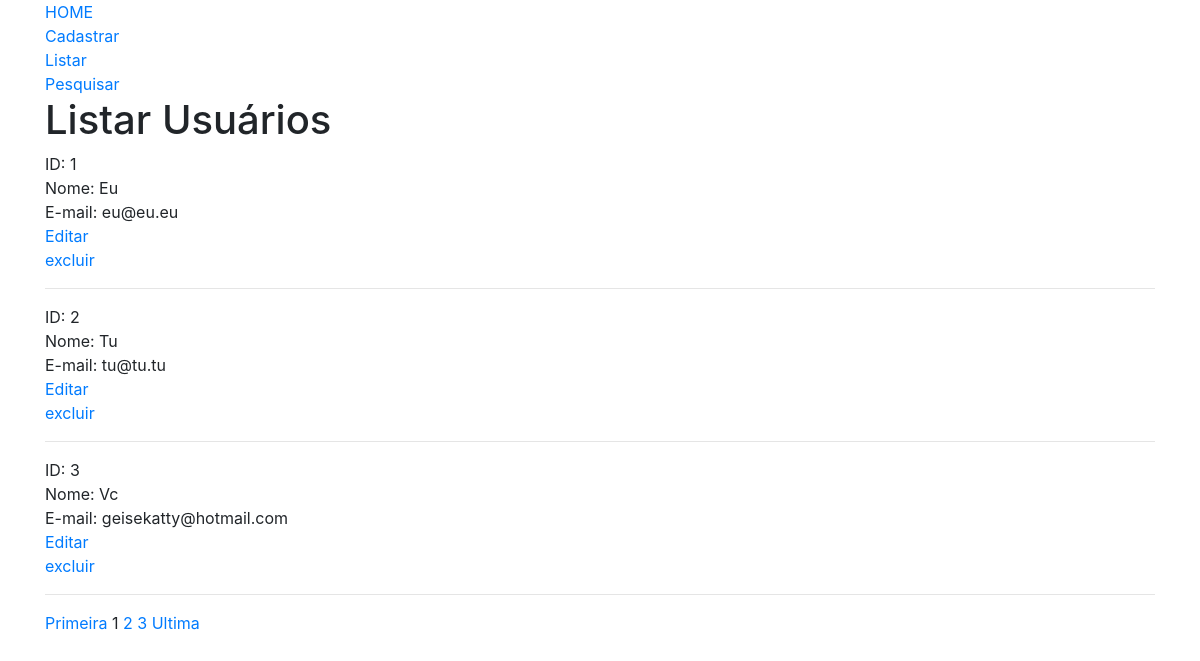
Page /funcionario/listar-usuarios.php on the earlier database version.
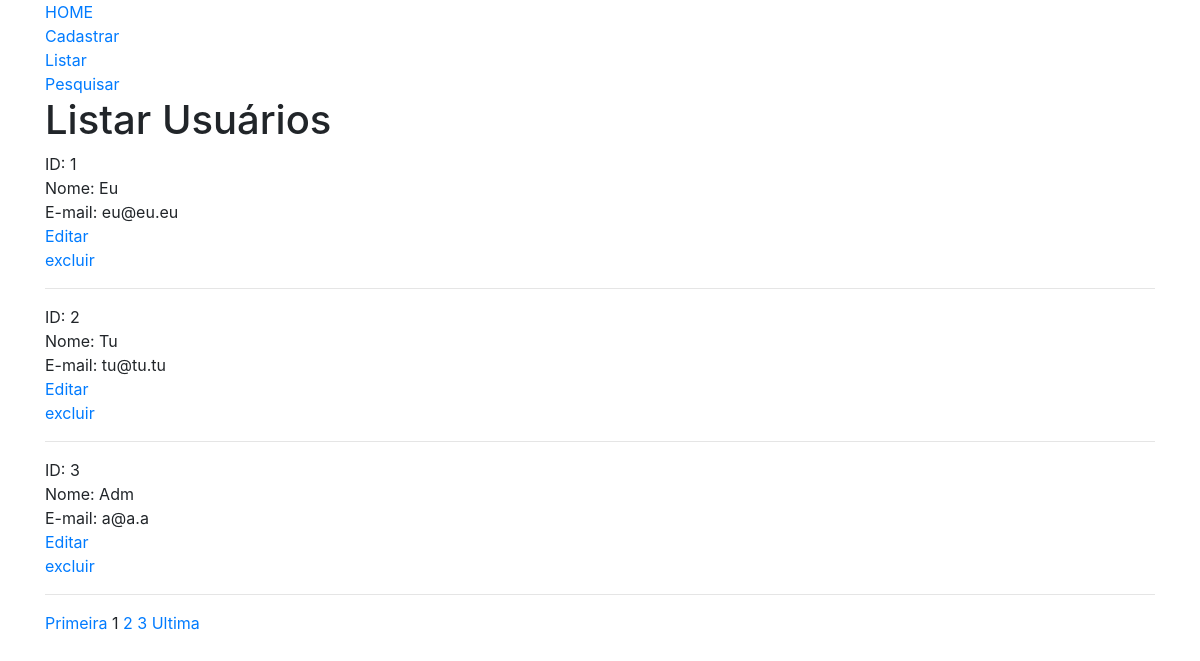
Same page on the later database version.
### tables this page shows
CREATE TABLE IF NOT EXISTS usuarios (
	id INT AUTO_INCREMENT PRIMARY KEY,
    nome VARCHAR(100) NOT NULL,
    email VARCHAR(50) NOT NULL,
    senha VARCHAR(4) NOT NULL,
    permissao INT NOT NULL,
    fone VARCHAR(20) NOT NULL,
    cep VARCHAR(10) NOT NULL,
    rua VARCHAR(100) NOT NULL,
    numero VARCHAR(6) NOT NULL,
    bairro VARCHAR(50) NOT NULL,
    complemento VARCHAR(50) NOT NULL,
    ponto_referencia VARCHAR(100) NOT NULL,
    cidade VARCHAR(50) NOT NULL,
    estado VARCHAR(25) NOT NULL,
    pais VARCHAR(25) NOT NULL,
    excluido INT
	 
);

### funcionario/listar-usuarios.php (the view, shortened to what this page needs)
<?php
include_once("../db/conexao.php");
?>
<!DOCTYPE html>
<html lang="pt-br">
	<head>
		<link rel="stylesheet" href="https://stackpath.bootstrapcdn.com/bootstrap/4.1.0/css/bootstrap.min.css">
	</head>
	<body>
		<div class="container">
			<a href="../index.php">HOME</a><br>
			<a href="form-cad-usuario.php">Cadastrar</a><br>
			<a href="listar-usuarios.php">Listar</a><br>
			<a href="pesquisar-usuarios.php">Pesquisar</a><br>
			<h1> Listar Usuários </h1>
			<?php
			$pagina_atual = filter_input(INPUT_GET,'pagina', FILTER_SANITIZE_NUMBER_INT);
			$pagina = (!empty($pagina_atual)) ? $pagina_atual : 1;
			$total_de_resultados_por_pagina = 3;
			$inicio = ($total_de_resultados_por_pagina * $pagina) - $total_de_resultados_por_pagina;
			$query = "SELECT * FROM usuarios LIMIT $inicio, $total_de_resultados_por_pagina";
			$result_query = mysqli_query($conn, $query);
			while($row_usuario = mysqli_fetch_assoc($result_query))
			{
				echo "ID: " . $row_usuario['id'] . "<br>";
				echo "Nome: " . $row_usuario['nome'] . "<br>";
				echo "E-mail: " . $row_usuario['email'] . "<br>";
				echo "<a href='editar-usuario.php?id=" . $row_usuario['id'] . "'>Editar</a><br>";
				echo "<a href='proc-excluir-usuario.php?id=" . $row_usuario['id'] . "' data-confirm=''>excluir</a><br><hr>";
			}
			$query = "SELECT COUNT(id) AS total_usuarios FROM usuarios";
			$result_query = mysqli_query($conn, $query);
			$row_pagina = mysqli_fetch_assoc($result_query);
			$total_de_paginas = ceil($row_pagina['total_usuarios'] / $total_de_resultados_por_pagina);
			$max_links = 2;
			echo "<a href='listar-usuarios.php?pagina=1'>Primeira</a> ";
			echo "$pagina ";
			for($pagina_seguinte = $pagina + 1; $pagina_seguinte <= $pagina + $max_links; $pagina_seguinte++)
			{
				if($pagina_seguinte <= $total_de_paginas)
				{
					echo "<a href='listar-usuarios.php?pagina=$pagina_seguinte'>$pagina_seguinte</a> ";
				}
			}
			echo "<a href='listar-usuarios.php?pagina=$total_de_paginas'>Ultima</a>";
			?>
		</div>
	</body>
</html>

Differences in the rows shown:
changed usuarios id 3: nome "Vc" → "Adm"; email "geisekatty@hotmail.com" → "a@a.a"
